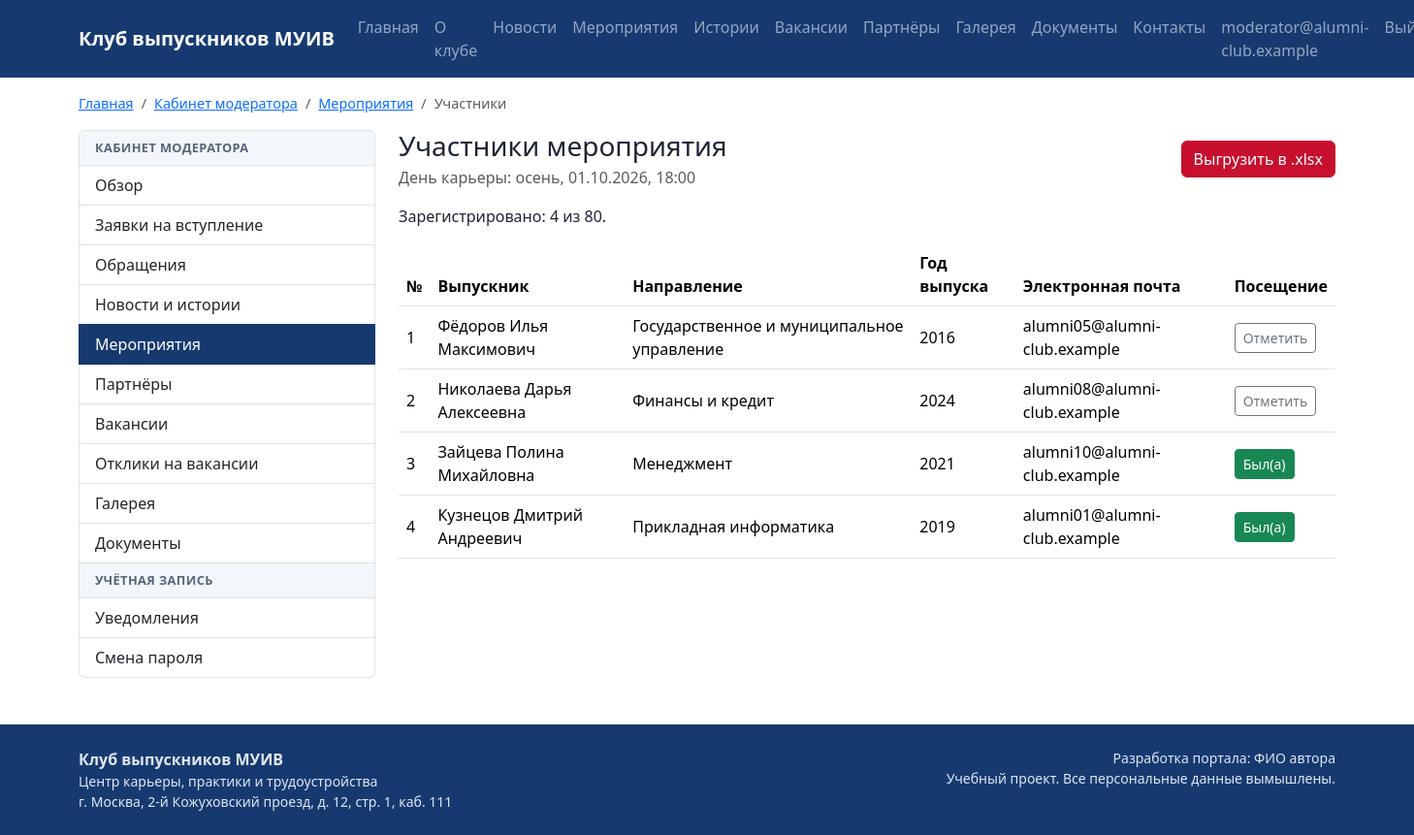
Screenshot of /moderation/events/1/participants/ (signed in) with the database file from the repository.
### accounts/models.py (models this page shows, shortened)
class User(AbstractBaseUser):
    email = models.EmailField("Электронная почта", max_length=254, unique=True)
    role = models.ForeignKey(Role, on_delete=models.PROTECT, verbose_name="Роль",
                             related_name="users")
    is_active = models.BooleanField("Активна", default=True)
    created_at = models.DateTimeField("Дата регистрации", auto_now_add=True)
    objects = UserManager()
    USERNAME_FIELD = "email"
    REQUIRED_FIELDS = []
    class Meta:
        db_table = "users"
        verbose_name = "Пользователь"
        verbose_name_plural = "Пользователи"
        ordering = ["email"]
    @property
    def is_admin(self):
        return self.role.code == Role.ADMIN
    @property
    def is_moderator(self):
        return self.role.code in (Role.MODERATOR, Role.ADMIN)
    @property
    def is_alumnus(self):
        return self.role.code == Role.ALUMNUS

### events/models.py (models this page shows, shortened)
class Event(models.Model):
    title = models.CharField("Название", max_length=200)
    description = models.TextField("Описание", blank=True)
    start_at = models.DateTimeField("Дата и время начала")
    place = models.CharField("Место проведения", max_length=255, blank=True)
    capacity = models.PositiveIntegerField("Количество мест",
                                           validators=[MinValueValidator(1)])
    status = models.ForeignKey(EventStatus, on_delete=models.PROTECT, verbose_name="Статус",
                               related_name="events")
    created_by = models.ForeignKey(settings.AUTH_USER_MODEL, on_delete=models.SET_NULL,
                                   null=True, verbose_name="Автор", related_name="events")
    class Meta:
        db_table = "events"
        verbose_name = "Мероприятие"
        verbose_name_plural = "Мероприятия"
        ordering = ["start_at"]
        indexes = [models.Index(fields=["start_at"], name="idx_events_date")]

class EventRegistration(models.Model):
    event = models.ForeignKey(Event, on_delete=models.CASCADE, verbose_name="Мероприятие",
                              related_name="registrations")
    profile = models.ForeignKey("club.AlumniProfile", on_delete=models.CASCADE,
                                verbose_name="Выпускник", related_name="registrations")
    registered_at = models.DateTimeField("Дата регистрации", auto_now_add=True)
    attended = models.BooleanField("Отметка о посещении", default=False)
    class Meta:
        db_table = "event_registrations"
        verbose_name = "Регистрация на мероприятие"
        verbose_name_plural = "Регистрации на мероприятия"
        ordering = ["registered_at"]
        constraints = [
            models.UniqueConstraint(fields=["event", "profile"], name="uniq_event_profile"),
        ]

### club/models.py (models this page shows, shortened)
class AlumniProfile(models.Model):
    user = models.OneToOneField(settings.AUTH_USER_MODEL, on_delete=models.CASCADE,
                                verbose_name="Пользователь", related_name="alumni_profile")
    program = models.ForeignKey(Program, on_delete=models.PROTECT, null=True, blank=True,
                                verbose_name="Направление подготовки", related_name="alumni")
    last_name = models.CharField("Фамилия", max_length=100)
    first_name = models.CharField("Имя", max_length=100)
    middle_name = models.CharField("Отчество", max_length=100, blank=True)
    grad_year = models.PositiveSmallIntegerField(
        "Год выпуска", validators=[MinValueValidator(1990), MaxValueValidator(2100)])
    workplace = models.CharField("Место работы", max_length=255, blank=True)
    position = models.CharField("Должность", max_length=150, blank=True)
    photo = models.ImageField("Фотография", upload_to="photos/", blank=True)
    is_mentor = models.BooleanField("Готов быть наставником", default=False)
    class Meta:
        db_table = "alumni_profiles"
        verbose_name = "Профиль выпускника"
        verbose_name_plural = "Профили выпускников"
        ordering = ["last_name", "first_name"]
    @property
    def full_name(self):
        return " ".join(p for p in (self.last_name, self.first_name, self.middle_name) if p)

class Program(models.Model):
    faculty = models.ForeignKey(Faculty, on_delete=models.PROTECT, verbose_name="Факультет",
                                related_name="programs")
    code = models.CharField("Код направления", max_length=10)
    name = models.CharField("Название", max_length=150)
    class Meta:
        db_table = "programs"
        verbose_name = "Направление подготовки"
        verbose_name_plural = "Направления подготовки"
        ordering = ["code"]
        constraints = [
            models.UniqueConstraint(fields=["code", "name"], name="uniq_program_code_name"),
        ]

### moderation/views.py (the view)
# urls.py: path("events/<int:pk>/participants/", views.participants, name="participants"),
@role_required(*STAFF)
def participants(request, pk):
    event = get_object_or_404(Event.objects.select_related("status"), pk=pk)
    registrations = event.registrations.select_related("profile__program", "profile__user")
    return render(request, "moderation/participants.html", {
        "event": event,
        "registrations": registrations,
        "crumbs": crumbs(HOME, ("Мероприятия", "moderation:events_list"), "Участники"),
    })

### core/breadcrumbs.py (called while the page is built)
def crumbs(*items):
    result = []
    for item in items:
        if isinstance(item, str):
            result.append({"title": item, "url": None})
        else:
            title, route, *args = item
            result.append({"title": title, "url": reverse(route, args=args)})
    return result

### core/context_processors.py (called while the page is built)
def site(request):
    return {
        "menu": MENU,
        "portal_name": settings.PORTAL_NAME,
        "portal_author": settings.PORTAL_AUTHOR,
    }

### templates/moderation/participants.html (shortened to what this page needs)
{% extends "layouts/cabinet.html" %}
{% block cabinet %}
<div class="d-flex flex-column flex-md-row justify-content-between align-items-md-center gap-2 mb-3">
  <div>
    <h1 class="h3 mb-1">Участники мероприятия</h1>
    <div class="text-muted">{{ event.title }}, {{ event.start_at|date:"d.m.Y, H:i" }}</div>
  </div>
  <a class="btn btn-accent" href="{% url 'reports:participants_xlsx' event.pk %}">Выгрузить в .xlsx</a>
</div>
<p>Зарегистрировано: {{ registrations|length }} из {{ event.capacity }}.</p>
<div class="table-responsive">
  <table class="table table-hover align-middle">
    <thead><tr><th>№</th><th>Выпускник</th><th>Направление</th><th>Год выпуска</th><th>Электронная почта</th><th>Посещение</th></tr></thead>
    <tbody>
      {% for registration in registrations %}
        <tr>
          <td>{{ forloop.counter }}</td>
          <td>{{ registration.profile.full_name }}</td>
          <td>{{ registration.profile.program.name|default:"—" }}</td>
          <td>{{ registration.profile.grad_year }}</td>
          <td>{{ registration.profile.user.email }}</td>
          <td>
            <form method="post" action="{% url 'moderation:toggle_attendance' registration.pk %}">{% csrf_token %}
              <button class="btn btn-sm {% if registration.attended %}btn-success{% else %}btn-outline-secondary{% endif %}" type="submit">
                {% if registration.attended %}Был(а){% else %}Отметить{% endif %}
              </button>
            </form>
          </td>
        </tr>
      {% empty %}
        <tr><td colspan="6" class="text-muted">На мероприятие пока никто не зарегистрировался.</td></tr>
      {% endfor %}
    </tbody>
  </table>
</div>
{% endblock %}

### templates/base.html (shortened to what this page needs)
{% load static %}<!doctype html>
<html lang="ru">
<head>
  <link href="https://cdn.jsdelivr.net/npm/bootstrap@5.3.3/dist/css/bootstrap.min.css" rel="stylesheet">
  <link href="{% static 'css/site.css' %}" rel="stylesheet">
</head>
<body class="d-flex flex-column min-vh-100">
<nav class="navbar navbar-expand-xl navbar-dark site-nav">
  <div class="container">
    <a class="navbar-brand fw-bold" href="{% url 'core:home' %}">{{ portal_name }}</a>
    <div class="collapse navbar-collapse" id="mainMenu">
      <ul class="navbar-nav me-auto">
        {% for title, route in menu %}
          {% url route as item_url %}
          <li class="nav-item">
            <a class="nav-link{% if request.path == item_url %} active{% endif %}" href="{{ item_url }}">{{ title }}</a>
          </li>
        {% endfor %}
      </ul>
      <ul class="navbar-nav">
        {% if user.is_authenticated %}
          <li class="nav-item"><a class="nav-link" href="{% url 'accounts:cabinet' %}">{{ user.email }}</a></li>
          <li class="nav-item">
            <form method="post" action="{% url 'accounts:logout' %}">{% csrf_token %}
              <button class="btn btn-link nav-link" type="submit">Выйти</button>
            </form>
          </li>
        {% else %}
          <li class="nav-item"><a class="nav-link" href="{% url 'accounts:login' %}">Войти</a></li>
          <li class="nav-item"><a class="btn btn-accent ms-xl-2" href="{% url 'club:join' %}">Вступить в клуб</a></li>
        {% endif %}
      </ul>
    </div>
  </div>
</nav>
<div class="container">
  <nav aria-label="Навигационная цепочка" class="mt-3">
    <ol class="breadcrumb">
      {% if crumbs %}
        <li class="breadcrumb-item"><a href="{% url 'core:home' %}">Главная</a></li>
        {% for crumb in crumbs %}
          {% if crumb.url %}
            <li class="breadcrumb-item"><a href="{{ crumb.url }}">{{ crumb.title }}</a></li>
          {% else %}
            <li class="breadcrumb-item active" aria-current="page">{{ crumb.title }}</li>
          {% endif %}
        {% endfor %}
      {% else %}
        <li class="breadcrumb-item active" aria-current="page">Главная</li>
      {% endif %}
    </ol>
  </nav>
</div>
<main class="container flex-grow-1 pb-5">
  {% block content %}{% endblock %}
</main>
<footer class="site-footer py-4 mt-auto">
  <div class="container d-flex flex-column flex-md-row justify-content-between gap-2">
    <div>
      <div class="fw-bold">{{ portal_name }}</div>
      <div class="small">Центр карьеры, практики и трудоустройства</div>
      <div class="small">г. Москва, 2-й Кожуховский проезд, д. 12, стр. 1, каб. 111</div>
    </div>
    <div class="small text-md-end">
      <div>Разработка портала: {{ portal_author }}</div>
      <div>Учебный проект. Все персональные данные вымышлены.</div>
    </div>
  </div>
</footer>
</body>
</html>

### static/css/site.css (style rules this page uses)
:root { --club-blue: #163a70; --club-red: #c8102e; --club-light: #f3f6fb; }
body { font-family: "Segoe UI", Roboto, Arial, sans-serif; color: #1d2433; }
.site-nav { background-color: var(--club-blue); }
.btn-accent { background-color: var(--club-red); border-color: var(--club-red); color: #fff; }
.breadcrumb { font-size: 0.9rem; }
h1, h2, h3 { color: var(--club-blue); }
.site-footer { background-color: var(--club-blue); color: #dfe6f2; }

### rows the page displays
User: email "moderator@alumni-club.example"
Event: title "День карьеры: осень", start_at "01.10.2026, 18:00", capacity "80"
EventRegistration: profile.full_name "Фёдоров Илья Максимович", profile.program.name "Государственное и муниципальное управление", profile.grad_year "2016", profile.user.email "alumni05@alumni-club.example", attended "Отметить"
EventRegistration: profile.full_name "Николаева Дарья Алексеевна", profile.program.name "Финансы и кредит", profile.grad_year "2024", profile.user.email "alumni08@alumni-club.example", attended "Отметить"
EventRegistration: profile.full_name "Зайцева Полина Михайловна", profile.program.name "Менеджмент", profile.grad_year "2021", profile.user.email "alumni10@alumni-club.example", attended "Был(а)"
EventRegistration: profile.full_name "Кузнецов Дмитрий Андреевич", profile.program.name "Прикладная информатика", profile.grad_year "2019", profile.user.email "alumni01@alumni-club.example", attended "Был(а)"

### other values shown
{{ portal_name }} "Клуб выпускников МУИВ"
{{ title }} "Главная" "О клубе" "Новости" "Мероприятия" "Истории" "Вакансии" "Партнёры" "Галерея" "Документы" "Контакты"
{{ crumb.title }} "Кабинет модератора" "Мероприятия"
{{ crumb.title }} "Участники"
{{ label }} "Обзор Заявки на вступление Обращения Новости и истории Мероприятия Партнёры Вакансии Отклики на вакансии Галерея Документы Уведомления Смена пароля"
{{ registrations|length }} "4"
{{ portal_author }} "ФИО автора"
